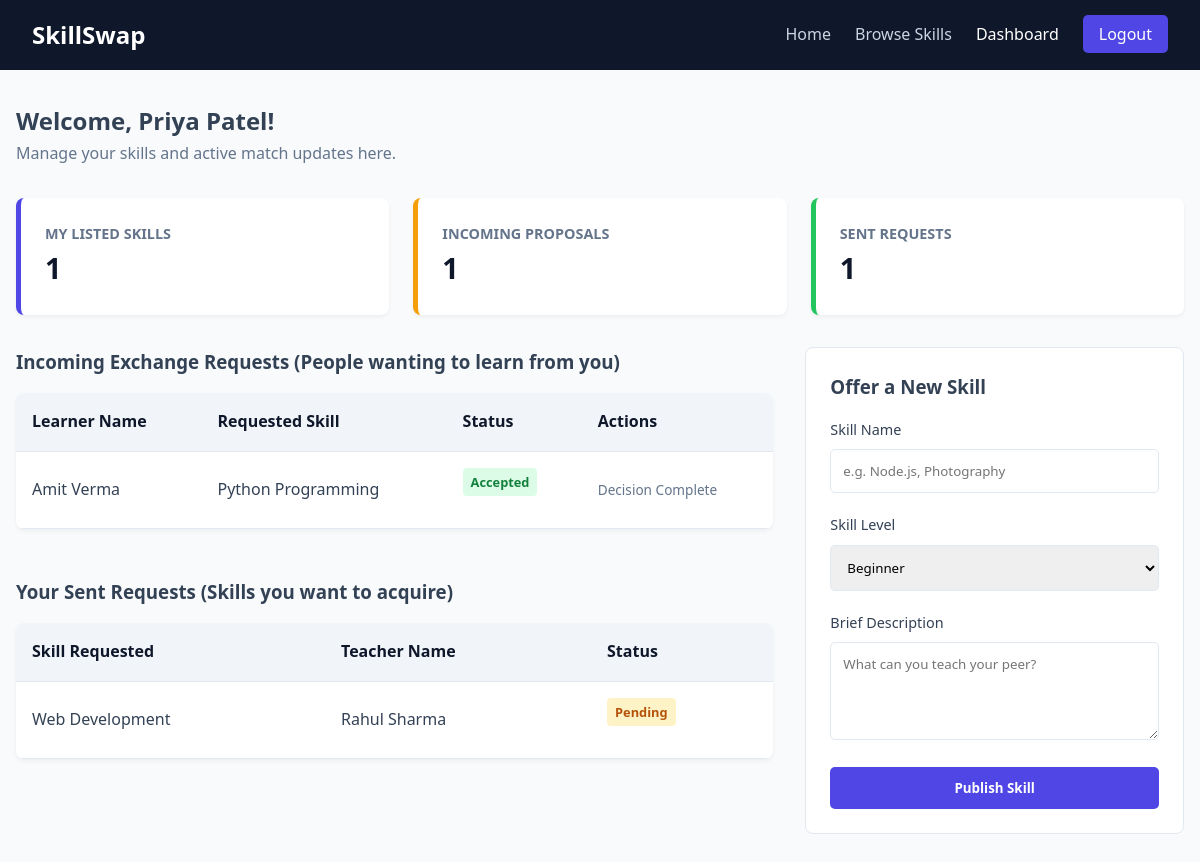
The app's page /dashboard.php (signed in) with its own data.
### tables this page shows
CREATE TABLE IF NOT EXISTS requests (
    request_id INT AUTO_INCREMENT PRIMARY KEY,
    learner_id INT NOT NULL,
    skill_id INT NOT NULL,
    request_date TIMESTAMP DEFAULT CURRENT_TIMESTAMP,
    status ENUM('Pending', 'Accepted', 'Rejected') DEFAULT 'Pending',
    FOREIGN KEY (learner_id) REFERENCES users(user_id) ON DELETE CASCADE,
    FOREIGN KEY (skill_id) REFERENCES skills(skill_id) ON DELETE CASCADE
);

CREATE TABLE IF NOT EXISTS users (
    user_id INT AUTO_INCREMENT PRIMARY KEY,
    name VARCHAR(100) NOT NULL,
    email VARCHAR(100) NOT NULL UNIQUE,
    password VARCHAR(255) NOT NULL,
    created_at TIMESTAMP DEFAULT CURRENT_TIMESTAMP
);

CREATE TABLE IF NOT EXISTS skills (
    skill_id INT AUTO_INCREMENT PRIMARY KEY,
    user_id INT NOT NULL,
    skill_name VARCHAR(100) NOT NULL,
    description TEXT NOT NULL,
    skill_level ENUM('Beginner', 'Intermediate', 'Expert') NOT NULL,
    created_at TIMESTAMP DEFAULT CURRENT_TIMESTAMP,
    FOREIGN KEY (user_id) REFERENCES users(user_id) ON DELETE CASCADE
);

### dashboard.php (the view, shortened to what this page needs)
<?php
include 'config/db.php';
$current_user = $_SESSION['user_id'];
$skills_count = mysqli_fetch_assoc(mysqli_query($conn, "SELECT COUNT(*) as total FROM skills WHERE user_id = '$current_user'"))['total'];
$incoming_count = mysqli_fetch_assoc(mysqli_query($conn, "SELECT COUNT(*) as total FROM requests JOIN skills ON requests.skill_id = skills.skill_id WHERE skills.user_id = '$current_user'"))['total'];
$outgoing_count = mysqli_fetch_assoc(mysqli_query($conn, "SELECT COUNT(*) as total FROM requests WHERE learner_id = '$current_user'"))['total'];
?>
<!DOCTYPE html>
<html lang="en">
<head>
    <link rel="stylesheet" href="css/style.css">
</head>
<body>
    <nav class="navbar">
        <a href="index.php" class="logo">SkillSwap</a>
        <ul class="nav-links">
            <li><a href="index.php">Home</a></li>
            <li><a href="browse_skills.php">Browse Skills</a></li>
            <li><a href="dashboard.php" class="active">Dashboard</a></li>
            <li><a href="logout.php" class="nav-btn">Logout</a></li>
        </ul>
    </nav>
    <div class="container">
        <h2>Welcome, <?php echo htmlspecialchars($_SESSION['nav_name'] ?? $_SESSION['user_name']); ?>!</h2>
        <p style="color: var(--text-muted); margin-bottom: 2rem;">Manage your skills and active match updates here.</p>
        <div class="dash-stats">
            <div class="stat-card">
                <h4>My Listed Skills</h4>
                <p><?php echo $skills_count; ?></p>
            </div>
            <div class="stat-card" style="border-left-color: var(--warning);">
                <h4>Incoming Proposals</h4>
                <p><?php echo $incoming_count; ?></p>
            </div>
            <div class="stat-card" style="border-left-color: var(--success);">
                <h4>Sent Requests</h4>
                <p><?php echo $outgoing_count; ?></p>
            </div>
        </div>
        <div style="display: grid; grid-template-columns: 2fr 1fr; gap: 2rem; margin-top: 2rem;">
            <div>
                <h3>Incoming Exchange Requests (People wanting to learn from you)</h3>
                <div class="table-responsive">
                    <table>
                        <thead>
                            <tr>
                                <th>Learner Name</th>
                                <th>Requested Skill</th>
                                <th>Status</th>
                                <th>Actions</th>
                            </tr>
                        </thead>
                        <tbody>
                            <?php
                            $inc_query = "SELECT requests.*, users.name as learner, skills.skill_name FROM requests
                                          JOIN skills ON requests.skill_id = skills.skill_id
                                          JOIN users ON requests.learner_id = users.user_id
                                          WHERE skills.user_id = '$current_user'";
                            $inc_result = mysqli_query($conn, $inc_query);
                            while($row = mysqli_fetch_assoc($inc_result)) {
                                $statusClass = strtolower($row['status']);
                                echo "<tr>
                                    <td>{$row['learner']}</td>
                                    <td>{$row['skill_name']}</td>
                                    <td><span class='badge badge-{$statusClass}'>{$row['status']}</span></td>
                                    <td>";
                                if($row['status'] == 'Pending') {
                                    echo "
                                    <form method='POST' style='display:inline;'>
                                        <input type='hidden' name='request_id' value='{$row['request_id']}'>
                                        <button type='submit' name='update_status' value='1' class='btn-sm btn-success' style='border:none; cursor:pointer;'>
                                            <input type='hidden' name='status' value='Accepted'>Accept
                                        </button>
                                        <button type='submit' name='update_status' value='1' class='btn-sm btn-danger' style='border:none; cursor:pointer;'>
                                            <input type='hidden' name='status' value='Rejected'>Reject
                                        </button>
                                    </form>";
                                } else {
                                    echo "<span style='color:var(--text-muted); font-size:0.85rem;'>Decision Complete</span>";
                                }
                                echo "</td></tr>";
                            }
                            ?>
                        </tbody>
                    </table>
                </div>
                <h3 style="margin-top: 3rem;">Your Sent Requests (Skills you want to acquire)</h3>
                <div class="table-responsive">
                    <table>
                        <thead>
                            <tr>
                                <th>Skill Requested</th>
                                <th>Teacher Name</th>
                                <th>Status</th>
                            </tr>
                        </thead>
                        <tbody>
                            <?php
                            $out_query = "SELECT requests.*, skills.skill_name, users.name as teacher FROM requests
                                          JOIN skills ON requests.skill_id = skills.skill_id
                                          JOIN users ON skills.user_id = users.user_id
                                          WHERE requests.learner_id = '$current_user'";
                            $out_result = mysqli_query($conn, $out_query);
                            while($row = mysqli_fetch_assoc($out_result)) {
                                $statusClass = strtolower($row['status']);
                                echo "<tr>
                                    <td>{$row['skill_name']}</td>
                                    <td>{$row['teacher']}</td>
                                    <td><span class='badge badge-{$statusClass}'>{$row['status']}</span></td>
                                </tr>";
                            }
                            ?>
                        </tbody>
                    </table>
                </div>
            </div>
            <div>
                <div style="background: white; padding: 1.5rem; border-radius: 8px; border: 1px solid var(--border);">
                    <h3>Offer a New Skill</h3>
                    <form method="POST" action="dashboard.php" style="margin-top:1rem;">
                        <div class="form-group">
                            <label style="font-size:0.9rem;">Skill Name</label>
                            <input type="text" name="skill_name" placeholder="e.g. Node.js, Photography" required>
                        </div>
                        <div class="form-group">
                            <label style="font-size:0.9rem;">Skill Level</label>
                            <select name="skill_level">
                                <option value="Beginner">Beginner</option>
                            </select>
                        </div>
                        <div class="form-group">
                            <label style="font-size:0.9rem;">Brief Description</label>
                            <textarea name="description" rows="4" placeholder="What can you teach your peer?" required></textarea>
                        </div>
                        <button type="submit" name="add_skill" class="btn" style="width: 100%;">Publish Skill</button>
                    </form>
                </div>
            </div>
        </div>
    </div>
</body>
</html>

### style.css (style rules this page uses)
:root { --primary-color: #4f46e5; --primary-hover: #4338ca; --secondary-color: #0f172a; --bg-light: #f8fafc; --card-bg: #ffffff; --text-main: #334155; --text-muted: #64748b; --success: #22c55e; --danger: #ef4444; --warning: #f59e0b; --border: #e2e8f0; }
* { margin: 0; padding: 0; box-sizing: border-box; font-family: 'Segoe UI', Tahoma, Geneva, Verdana, sans-serif; }
body { background-color: var(--bg-light); color: var(--text-main); line-height: 1.6; }
.navbar { background-color: var(--secondary-color); padding: 1rem 2rem; display: flex; justify-content: space-between; align-items: center; position: sticky; top: 0; z-index: 100; }
.navbar .logo { color: #fff; font-size: 1.5rem; font-weight: bold; text-decoration: none; }
.nav-links { display: flex; list-style: none; align-items: center; }
.nav-links li { margin-left: 1.5rem; }
.nav-links a { color: #cbd5e1; text-decoration: none; transition: color 0.3s; }
.nav-links a:hover, .nav-links a.active { color: #fff; }
.nav-btn { background-color: var(--primary-color); padding: 0.5rem 1rem; border-radius: 5px; color: white !important; }
.btn { display: inline-block; background-color: var(--primary-color); color: white; padding: 0.75rem 1.5rem; border-radius: 5px; text-decoration: none; font-weight: 600; border: none; cursor: pointer; }
.container { max-width: 1200px; margin: 2rem auto; padding: 0 1rem; }
.form-group { margin-bottom: 1.25rem; }
.form-group label { display: block; margin-bottom: 0.5rem; font-weight: 500; }
.form-group input, .form-group textarea, .form-group select { width: 100%; padding: 0.75rem; border: 1px solid var(--border); border-radius: 5px; outline: none; }
.badge { display: inline-block; padding: 0.25rem 0.5rem; font-size: 0.8rem; border-radius: 4px; font-weight: bold; margin-bottom: 1rem; width: max-content; }
.badge-pending { background: #fef3c7; color: #b45309; }
.badge-accepted { background: #dcfce7; color: #15803d; }
.dash-stats { display: grid; grid-template-columns: repeat(auto-fit, minmax(220px, 1fr)); gap: 1.5rem; margin-bottom: 2rem; }
.stat-card { background: white; padding: 1.5rem; border-radius: 8px; border-left: 5px solid var(--primary-color); box-shadow: 0 2px 4px rgba(0,0,0,0.05); }
.stat-card h4 { color: var(--text-muted); font-size: 0.9rem; text-transform: uppercase; }
.stat-card p { font-size: 1.8rem; font-weight: bold; color: var(--secondary-color); }
.table-responsive { overflow-x: auto; background: white; border-radius: 8px; box-shadow: 0 2px 4px rgba(0,0,0,0.05); margin-top: 1rem; }
table { width: 100%; border-collapse: collapse; text-align: left; }
th, td { padding: 1rem; border-bottom: 1px solid var(--border); }
th { background-color: #f1f5f9; color: var(--secondary-color); }

### records on screen
requests: learner.name "Amit Verma", skill.skill_name "Python Programming", status "Accepted", shows "Decision Complete"
requests: skill.skill_name "Web Development", users.name "Rahul Sharma", status "Pending"

### other values on screen
$_SESSION['nav_name'] "Priya Patel"
$skills_count "1"
$incoming_count "1"
$outgoing_count "1"
